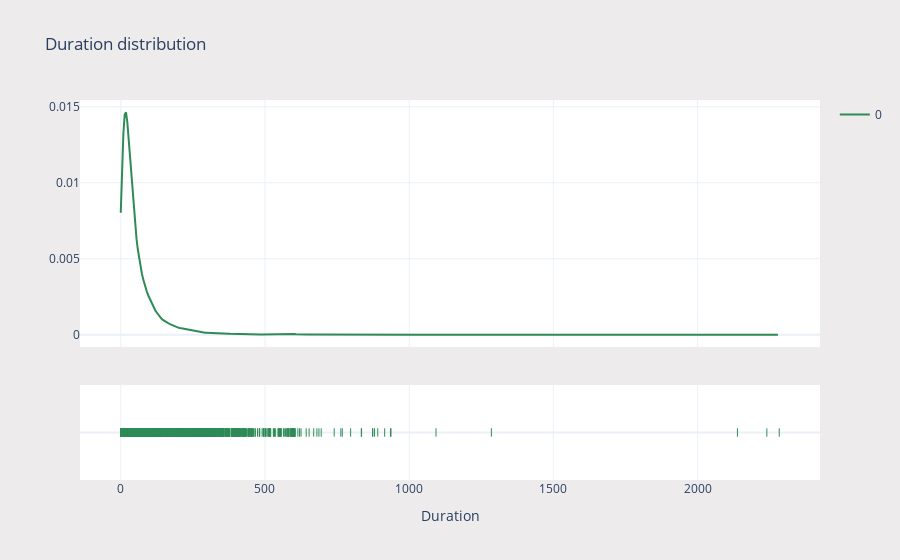

Notebook code cell kept with this figure:
### Markdown cell above
## duration <a id="2.2"></a>

The <code>duration</code> is the length of the audio clip in seconds.

### Code cell
nums_1 = train_df.duration
nums_1 = nums_1.fillna(nums_1.mean())

fig = ff.create_distplot(hist_data=[nums_1],
                         group_labels=["0"],
                         colors=["seagreen"], show_hist=False)

fig.update_layout(title_text="Duration distribution", xaxis_title="Duration",
                  template="plotly_white", paper_bgcolor="#edebeb")
fig.show()

### Figure 1 — Plotly figure (JSON) as saved in the notebook; plotly's stock layout.template omitted (floating-point values rounded to 4 significant figures; data arrays with more than 128 entries replaced by an {"elided": "..."} marker saying what was removed)
{"data": [{"legendgroup": "0", "marker": {"color": "seagreen"}, "mode": "lines", "name": "0", "showlegend": true, "type": "scatter", "x": {"elided": "500 float values"}, "xaxis": "x", "y": {"elided": "500 float values"}, "yaxis": "y"}, {"legendgroup": "0", "marker": {"color": "seagreen", "symbol": "line-ns-open"}, "mode": "markers", "name": "0", "showlegend": false, "type": "scatter", "x": {"elided": "21375 int values"}, "xaxis": "x", "y": {"elided": "21375 str values"}, "yaxis": "y2"}], "layout": {"barmode": "overlay", "hovermode": "closest", "legend": {"traceorder": "reversed"}, "paper_bgcolor": "#edebeb", "title": {"text": "Duration distribution"}, "xaxis": {"anchor": "y2", "domain": [0, 1], "title": {"text": "Duration"}, "zeroline": false}, "yaxis": {"anchor": "free", "domain": [0.35, 1], "position": 0}, "yaxis2": {"anchor": "x", "domain": [0, 0.25], "dtick": 1, "showticklabels": false}}}
